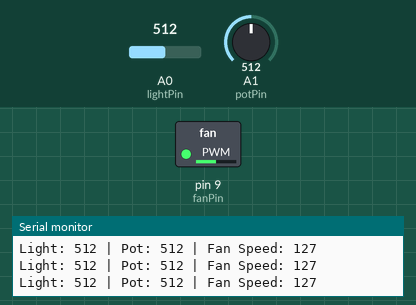
Simulated run of this sketch. Board: Arduino Uno, built with avr-gcc and run on an emulated ATmega328P. Shown: switched loads named in the sketch (green lamp = pin HIGH), the last lines printed to the serial monitor. Inputs (shaded band) come from the test bench; at power-on: A0 (lightPin) = 512, A1 (potPin) = 512.

Above: at 1.2 s.
1.3 s: A0 (lightPin) set to 492
At 1.8 s:
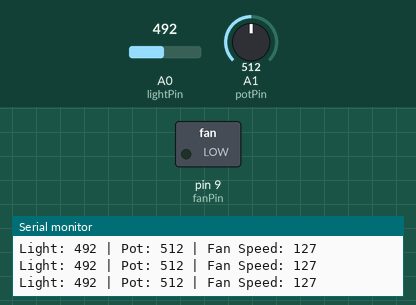
2.8 s: A0 (lightPin) set to 510
At 3.5 s:
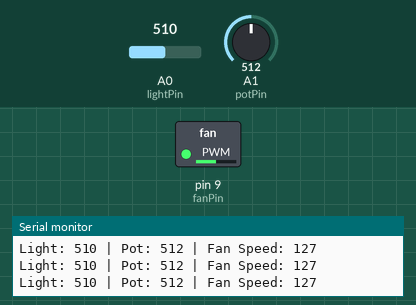
4.3 s: A1 (potPin) set to 420
At 5.2 s:
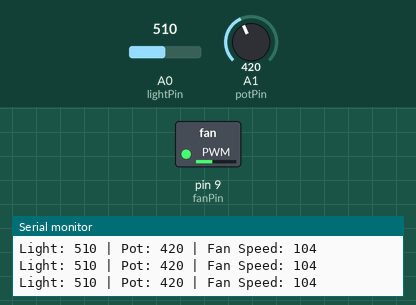
7.3 s: A1 (potPin) set to 389
At 8.5 s:
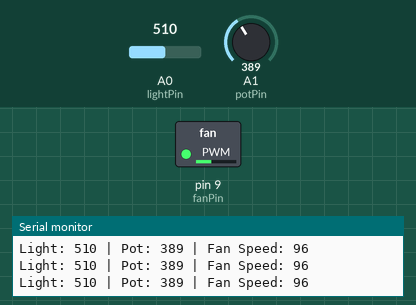
8.8 s: A1 (potPin) set to 122
At 10.0 s:
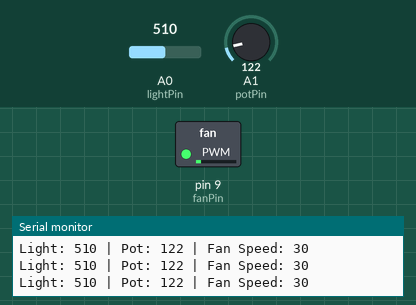
10.3 s: A1 (potPin) set to 716
At 10.7 s:
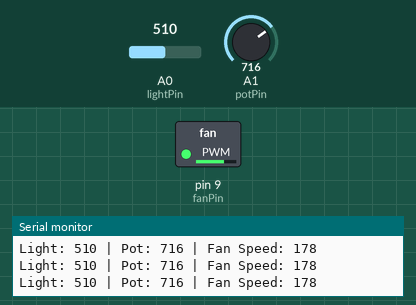
Timing chart, 0 to 12.9 s (numbered marks = the images above; inputs shaded):
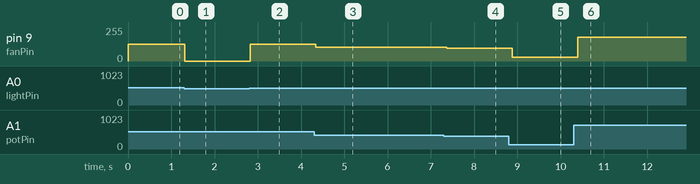

The sketch:

SensorFan.ino
```cpp
const int lightPin = A0;
const int potPin = A1;
const int fanPin = 9; // PWM output to transistor base

int lightThreshold = 500; // Adjust as needed (0–1023)

void setup() {
  pinMode(fanPin, OUTPUT);
  Serial.begin(9600);
}

void loop() {
  int lightLevel = analogRead(lightPin);
  int potValue = analogRead(potPin);
  int fanSpeed = map(potValue, 0, 1023, 0, 255);

  Serial.print("Light: ");
  Serial.print(lightLevel);
  Serial.print(" | Pot: ");
  Serial.print(potValue);
  Serial.print(" | Fan Speed: ");
  Serial.println(fanSpeed);

  if (lightLevel > lightThreshold) {
    analogWrite(fanPin, fanSpeed); // Turn on fan with variable speed
  } else {
    analogWrite(fanPin, 0); // Turn off fan
  }

  delay(100);
}
```

Measured:
- the behaviour switches between 501 and 500 on A0 (lightPin) (found by bisection; images 0 and 1)
- after the input at 1.3 s, pin 9 (fanPin): 127/255 → 0/255 at once
- after the input at 2.8 s, pin 9 (fanPin): 0/255 → 127/255 at once
- after the input at 4.3 s, pin 9 (fanPin): 127/255 → 104/255 at once
- after the input at 7.3 s, pin 9 (fanPin): 104/255 → 96/255 after 0.07 s
- after the input at 8.8 s, pin 9 (fanPin): 96/255 → 30/255 after 0.09 s
- after the input at 10.3 s, pin 9 (fanPin): 30/255 → 178/255 after 0.10 s
